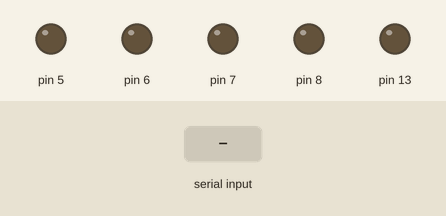
The sketch below on a simulated Arduino Uno, built with avr-gcc and run on an emulated ATmega328P. Parts: output pins drawn as LEDs (lit = HIGH). The inputs (shaded band) are chosen by the test bench.

Above: at 1.2 s.
1.3 s: "F" received over the second serial link
At 1.7 s:
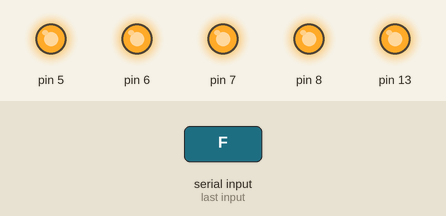
2.8 s: "B" received over the second serial link
At 4.0 s:
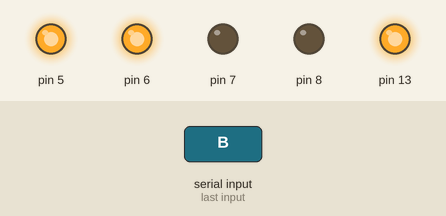
4.3 s: "R" received over the second serial link
At 5.2 s:
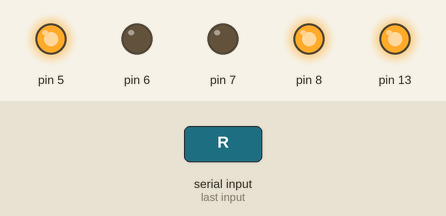
5.8 s: "L" received over the second serial link
At 6.4 s:
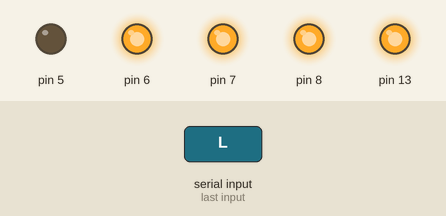
7.3 s: "S" received over the second serial link
At 8.5 s:
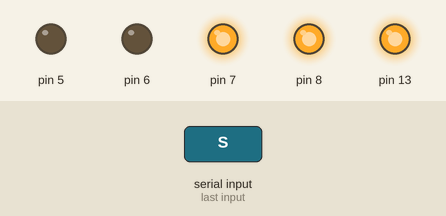
8.8 s: "R" received over the second serial link
At 9.9 s:
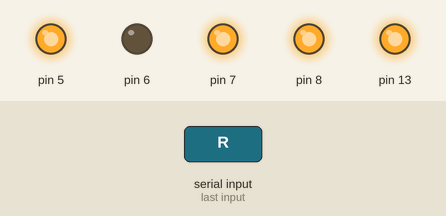
Timing chart, 0 to 11.3 s (numbered marks = the images above; inputs shaded):
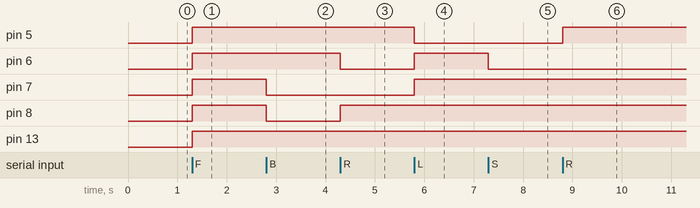

The sketch:

CarrinhoBoot.ino
```cpp
#include <SoftwareSerial.h>   //Inlcui a biblioteca SoftwareSerial.h
#include <DualMotor.h> //Inclui a biblioteca DualMotor.h

#define RxD  3 //Define RxD como 3
#define TxD  2 //Define TxD como 2

DualMotor dualmotor; //Instância a DualMotor.h
SoftwareSerial blueToothSerial(RxD,TxD); //Instância a biblioteca SoftwareSerial.h

void setup()
{

  pinMode(13, OUTPUT);
  blueToothSerial.begin(9600);

}

void loop()
{

  char letra; //Variável char para armazenar o caractere recebido

  if(blueToothSerial.available()) //Se algo for recebido pela serial do módulo bluetooth
  {

    letra = blueToothSerial.read(); //Armazena o caractere recebido na variável letra
    //digitalWrite(13, 1);
    if(letra == 'F') //Se o caractere recebido for a letra 'F'
    {
      digitalWrite(13, 1);
      //Move o carrinho para frente
      dualmotor.M1move(255,1);
      dualmotor.M2move(255,1);
      //==================
    }

    else if (letra == 'B') //Se o caractere recebido for a letra 'B'
    {
      //Move o carrinho para trás
      dualmotor.M1move(255,0);
      dualmotor.M2move(255,0);
      //==================
    }

    else if(letra == 'R') //Se o caractere recebido for a letra 'R'
    {
      //Move o carrinho para direita
      dualmotor.M1move(255,1);
      dualmotor.M2parar();
      //==================
    }

    else if (letra == 'L') //Se o caractere recebido for a letra 'L'
    {
      //Move o carrinho para esquerda
      dualmotor.M1parar();
      dualmotor.M2move(255,1);
      //==================
    }

    else if(letra == 'S') //Se o caractere recebido for a letra 'S'
    {
      //Para o carrinho
      dualmotor.M1parar();
      dualmotor.M2parar();
      //==================
    }

  }

}
```

Measured:
- after the input at 1.3 s, pin 5–8, pin 13: LOW → HIGH at once
- after the input at 2.8 s, pin 7, pin 8: HIGH → LOW at once
- after the input at 4.3 s, pin 6: HIGH → LOW at once; pin 8: LOW → HIGH at once
- after the input at 5.8 s, pin 5: HIGH → LOW at once; pin 6, pin 7: LOW → HIGH at once
- after the input at 7.3 s, pin 6: HIGH → LOW at once
- after the input at 8.8 s, pin 5: LOW → HIGH at once
